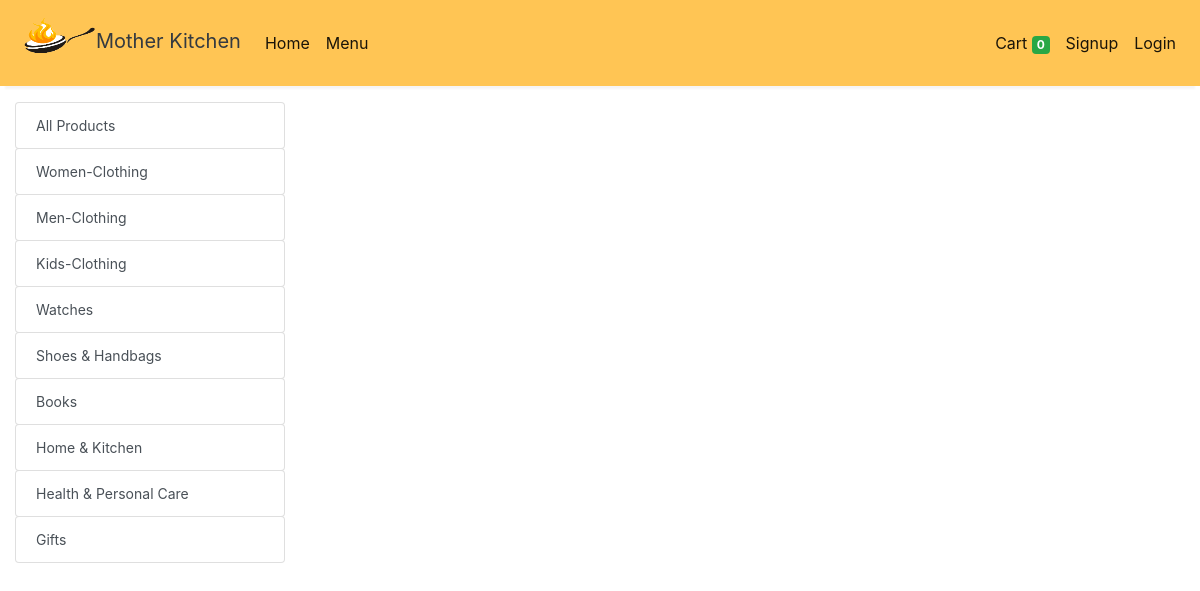
/store?category=32, run on an earlier commit of the app's database.
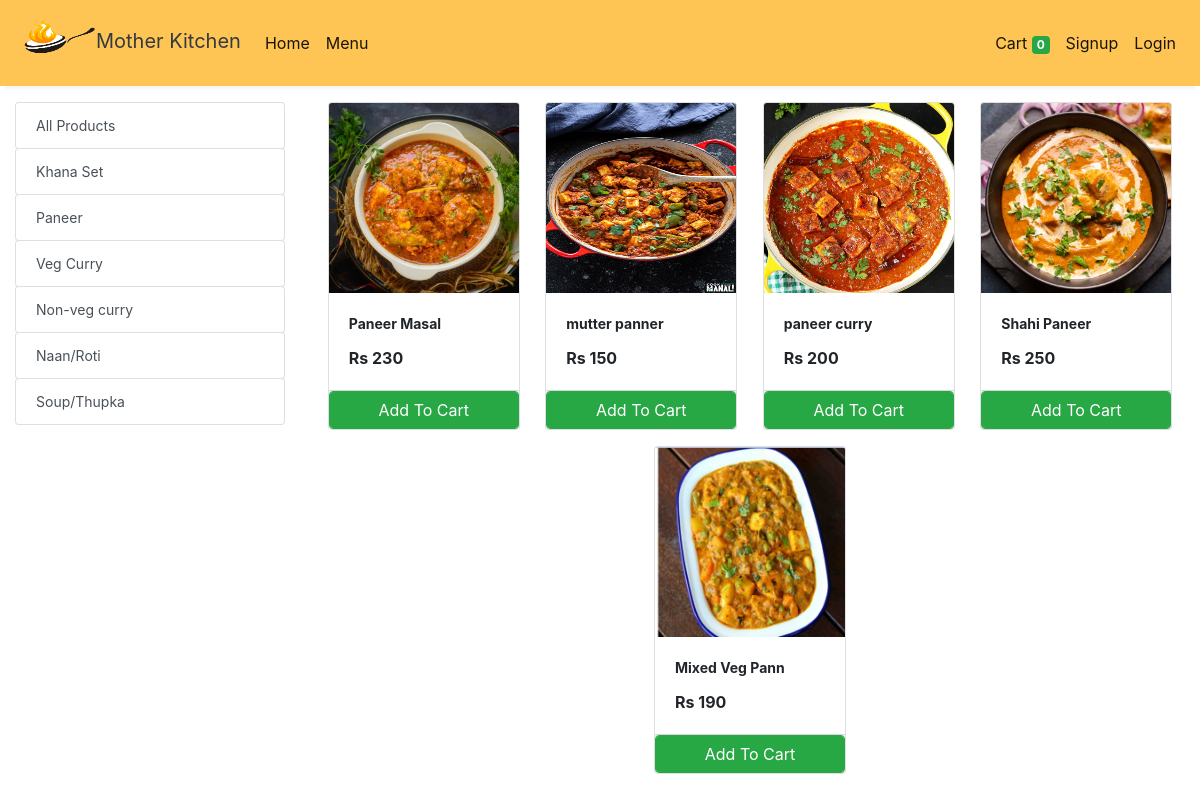
And on a later commit of the database.
### store/models/category.py (models this page shows, shortened)
class Category(models.Model):
    name= models.CharField(max_length=50)
    @staticmethod
    def get_all_categories():
        return Category.objects.all()

### store/models/product.py (models this page shows, shortened)
class Products(models.Model):
    name = models.CharField(max_length=60)
    price= models.IntegerField(default=0)
    category= models.ForeignKey(Category,on_delete=models.CASCADE,default=1 )
    description= models.CharField(max_length=250, default='', blank=True, null= True)
    image= models.ImageField(upload_to='uploads/products/')
    @staticmethod
    def get_all_products_by_categoryid(category_id):
        if category_id:
            return Products.objects.filter (category=category_id)
        else:
            return Products.get_all_products();

### store/views/home.py (the view)
# urls.py: path('' , include('store.urls'))] + static(settings.MEDIA_URL, document_root=settings.MEDIA_ROOT)
def store(request):
    cart = request.session.get('cart')
    if not cart:
        request.session['cart'] = {}
    products = None
    categories = Category.get_all_categories()
    categoryID = request.GET.get('category')
    if categoryID:
        products = Products.get_all_products_by_categoryid(categoryID)
    else:
        products = Products.get_all_products();
    data = {}
    data['products'] = products
    data['categories'] = categories
    print('you are : ', request.session.get('email'))
    return render(request, 'index.html', data)

### store/templatetags/cart.py (called while the page is built)
@register.filter (name='is_in_cart')
def is_in_cart(product, cart):
    keys = cart.keys ()
    for id in keys:
        if int (id) == product.id:
            return True
    return False;

### store/templatetags/custom_filter.py (called while the page is built)
@register.filter(name='currency')
def currency(number):
    return "Rs "+str(number)

### store/templates/index.html (shortened to what this page needs)
{% extends 'base.html' %}
{% block content %}
{% load cart %}
{% load custom_filter %}
<div class="container-fluid mt-3">
    <div class="row">
        <div class="col-lg-3 mx-auto">
            <div class="list-group">
                <a href="/" class="list-group-item list-group-item-action btn btn-outline-success">All Products</a>
                {% for category in categories %}
                <a href="/?category={{category.id}}"
                    class="list-group-item list-group-item-action btn btn-outline-success">{{category.name}}</a>
                {% endfor %}
            </div>
        </div>
        <div id='products' class="col-lg-9 mx-auto">
            <div class="row mx-auto">
                {% for product in products %}
                <div class="card mx-auto mb-3" id="{{product.id}}" style="width: 12rem;">
                    <div class="card-img-container">
                        <img class="card-img-top" src="{{product.image.url}}" alt="Card image cap">
                    </div>
                    <div class="card-body">
                        <p class="card-title">{{product.name}}</p>
                        <p class="card-text"><b>{{product.price|currency}}</b></p>
                    </div>
                    <div class="card-footer p-0 no-gutters">
                        {% if product|is_in_cart:request.session.cart %}
                        <div class="row no-gutters">
                            <form action="/#{{product.id}}" class="col-2 " method="post">
                                {% csrf_token %}
                                <input hidden type="text" name='product' value='{{product.id}}'>
                                <input hidden type="text" name='remove' value='True'>
                                <input type="submit" value=" - " class="btn btn-block btn-success border-right">
                            </form>
                            <div class="text-center col btn btn-success">{{product|cart_quantity:request.session.cart}}
                                in Cart</div>
                            <form action="/#{{product.id}}" class="col-2 " method="post">
                                {% csrf_token %}
                                <input hidden type="text" name='product' value='{{product.id}}'>
                                <input type="submit" value=" + " class="btn btn-block btn-success border-left">
                            </form>
                        </div>
                        {% else %}
                        <form action="/#{{product.id}}" method="POST" class="btn-block">
                            <input type="submit" class="float-right btn btn-success form-control" value="Add To Cart">
                        </form>
                        {% endif %}
                    </div>
                </div>
                {% endfor %}
            </div>
        </div>
    </div>
</div>
{% endblock %}

### store/templates/base.html (shortened to what this page needs)
{% load static %}
<!doctype html>
<html lang="en">
<head>
  <link rel="stylesheet" href="https://maxcdn.bootstrapcdn.com/bootstrap/4.0.0/css/bootstrap.min.css"
>
</head>
<body>
  <nav class="one-edge-shadow
  navbar navbar-light
  sticky-top navbar
  navbar-expand-lg
  text-white">
    <a class="navbar-brand ms-3 text-dark " href="/">
      <link rel="stylesheet" href="https://use.fontawesome.com/releases/v5.7.0/css/all.css"
>
      <img src="{% static 'image\logo-mother.png' %}" style="width:80px; height:60px ">Mother Kitchen
    </a>
    <div class="collapse navbar-collapse" id="navbarSupportedContent">
      <ul class="navbar-nav mr-auto">
        <li class="nav-item active">
          <a class="nav-link" href="/front">Home <span class="sr-only">(current)</span></a>
        </li>
        <li class="nav-item active">
          <a class="nav-link" href="/store">Menu <span class="sr-only">(current)</span></a>
        </li>
      </ul>
      <ul class=" navbar-nav my-2 my-lg-0">
        <li class="nav-item active">
        <a class="nav-link" href="/cart">Cart
            <span class="badge badge-success">{{request.session.cart.keys|length}}</span>
          </a>
        </li>
        {% if request.session.customer %}
        <li class="nav-item active ">
          <a class="nav-link" href="/orders">Orders<span class="sr-only">(current)</span></a>
        </li>
        <li class="nav-item active ">
          <a class="nav-link" href="/logout">Logout<span class="sr-only">(current)</span></a>
        </li>
        {% else %}
        <li class="nav-item active">
          <a class="nav-link" href="/signup">Signup<span class="sr-only">(current)</span></a>
        </li>
        <li class="nav-item active">
          <a class="nav-link" href="/login">Login<span class="sr-only">(current)</span></a>
        </li>
        {% endif %}
      </ul>
    </div>
  </nav>
  {% block content %}{% endblock %}
</body>
</html>

### store/templates/base.html (style rules this page uses)
nav { background-color: #ffc554; }
.one-edge-shadow { box-shadow: 0 8px 2px -5px rgb(246, 245, 245); }

### store/templates/index.html (style rules this page uses)
body { font-size: 16px; }
.list-group-item { font-size: 14px; }
#products .card { width: 18rem; }
#products .card .card-title { font-size: 14px; font-weight: bold; }
#products .card .card-text { font-size: 16px; }
#products .card .card-footer { padding: 0; }
.card-img-container { position: relative; padding-top: 100%; }
.card-img-top { position: absolute; top: 0; left: 0; width: 100%; height: 100%; object-fit: center; }

What changed in the data, as far as the page shows it:
removed Category: name "Women-Clothing"
removed Category: name "Men-Clothing"
removed Category: name "Kids-Clothing"
removed Category: name "Watches"
removed Category: name "Shoes & Handbags"
removed Category: name "Books"
removed Category: name "Home & Kitchen"
removed Category: name "Health & Personal Care"
removed Category: name "Gifts"
added Category: name "Khana Set"
added Category: name "Paneer"
added Category: name "Veg Curry"
added Category: name "Non-veg curry"
added Category: name "Naan/Roti"
added Category: name "Soup/Thupka"
added Products: image (picture), name "Paneer Masal", price "Rs 230"
added Products: image (picture), name "mutter panner", price "Rs 150"
added Products: image (picture), name "paneer curry", price "Rs 200"
added Products: image (picture), name "Shahi Paneer", price "Rs 250"
added Products: image (picture), name "Mixed Veg Pann", price "Rs 190"
